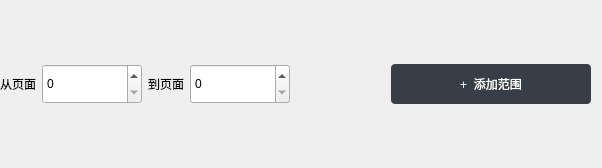
<?xml version="1.0" encoding="UTF-8"?>
<ui version="4.0">
 <class>Form</class>
 <widget class="QWidget" name="Form">
  <property name="geometry">
   <rect>
    <x>0</x>
    <y>0</y>
    <width>602</width>
    <height>168</height>
   </rect>
  </property>
  <property name="windowTitle">
   <string>Form</string>
  </property>
  <layout class="QHBoxLayout" name="horizontalLayout">
   <property name="spacing">
    <number>6</number>
   </property>
   <property name="leftMargin">
    <number>0</number>
   </property>
   <property name="topMargin">
    <number>0</number>
   </property>
   <property name="rightMargin">
    <number>0</number>
   </property>
   <property name="bottomMargin">
    <number>0</number>
   </property>
   <item>
    <layout class="QHBoxLayout" name="horizontalLayout_3">
     <property name="topMargin">
      <number>4</number>
     </property>
     <property name="bottomMargin">
      <number>4</number>
     </property>
     <item>
      <widget class="QLabel" name="label_2">
       <property name="text">
        <string>从页面</string>
       </property>
      </widget>
     </item>
     <item>
      <widget class="QSpinBox" name="spinBox">
       <property name="minimumSize">
        <size>
         <width>100</width>
         <height>40</height>
        </size>
       </property>
      </widget>
     </item>
     <item>
      <widget class="QLabel" name="label_3">
       <property name="text">
        <string>到页面</string>
       </property>
      </widget>
     </item>
     <item>
      <widget class="QSpinBox" name="spinBox_2">
       <property name="minimumSize">
        <size>
         <width>100</width>
         <height>40</height>
        </size>
       </property>
      </widget>
     </item>
     <item>
      <widget class="QLabel" name="label">
       <property name="minimumSize">
        <size>
         <width>40</width>
         <height>0</height>
        </size>
       </property>
       <property name="text">
        <string/>
       </property>
      </widget>
     </item>
     <item>
      <widget class="QPushButton" name="pushButton">
       <property name="minimumSize">
        <size>
         <width>32</width>
         <height>32</height>
        </size>
       </property>
       <property name="maximumSize">
        <size>
         <width>32</width>
         <height>32</height>
        </size>
       </property>
       <property name="styleSheet">
        <string notr="true">QPushButton{background-image: url(:/SimplePdf/res/close.png);
border-radius: 10px;}
QPushButton:hover{background-image: url(:/SimplePdf/res/close_hover.png);
border-radius: 10px;}</string>
       </property>
       <property name="text">
        <string/>
       </property>
      </widget>
     </item>
     <item>
      <layout class="QHBoxLayout" name="horizontalLayout_4">
       <item>
        <spacer name="horizontalSpacer_3">
         <property name="orientation">
          <enum>Qt::Horizontal</enum>
         </property>
         <property name="sizeHint" stdset="0">
          <size>
           <width>40</width>
           <height>20</height>
          </size>
         </property>
        </spacer>
       </item>
       <item>
        <widget class="QPushButton" name="pushButton_add_range">
         <property name="minimumSize">
          <size>
           <width>200</width>
           <height>40</height>
          </size>
         </property>
         <property name="maximumSize">
          <size>
           <width>200</width>
           <height>40</height>
          </size>
         </property>
         <property name="styleSheet">
          <string notr="true">QPushButton{font: 16pt &quot;微软雅黑&quot;;border-radius: 4px;
color: rgb(255, 255, 255);background-color: rgb(56, 62, 69);}
QPushButton:hover{font: 16pt &quot;微软雅黑&quot;;border-radius: 4px;
color: rgb(255, 255, 255);background-color: rgb(98, 104, 112);}
QPushButton:pressed{font: 16pt &quot;微软雅黑&quot;;border-radius: 4px;
color: rgb(255, 255, 255);background-color: rgb(98, 104, 112);}</string>
         </property>
         <property name="text">
          <string>+  添加范围</string>
         </property>
        </widget>
       </item>
       <item>
        <spacer name="horizontalSpacer_4">
         <property name="orientation">
          <enum>Qt::Horizontal</enum>
         </property>
         <property name="sizeHint" stdset="0">
          <size>
           <width>40</width>
           <height>20</height>
          </size>
         </property>
        </spacer>
       </item>
      </layout>
     </item>
     <item>
      <spacer name="horizontalSpacer">
       <property name="orientation">
        <enum>Qt::Horizontal</enum>
       </property>
       <property name="sizeHint" stdset="0">
        <size>
         <width>40</width>
         <height>20</height>
        </size>
       </property>
      </spacer>
     </item>
    </layout>
   </item>
  </layout>
 </widget>
 <resources>
  <include location="../Data/SimplePdf.qrc"/>
 </resources>
 <connections/>
</ui>
